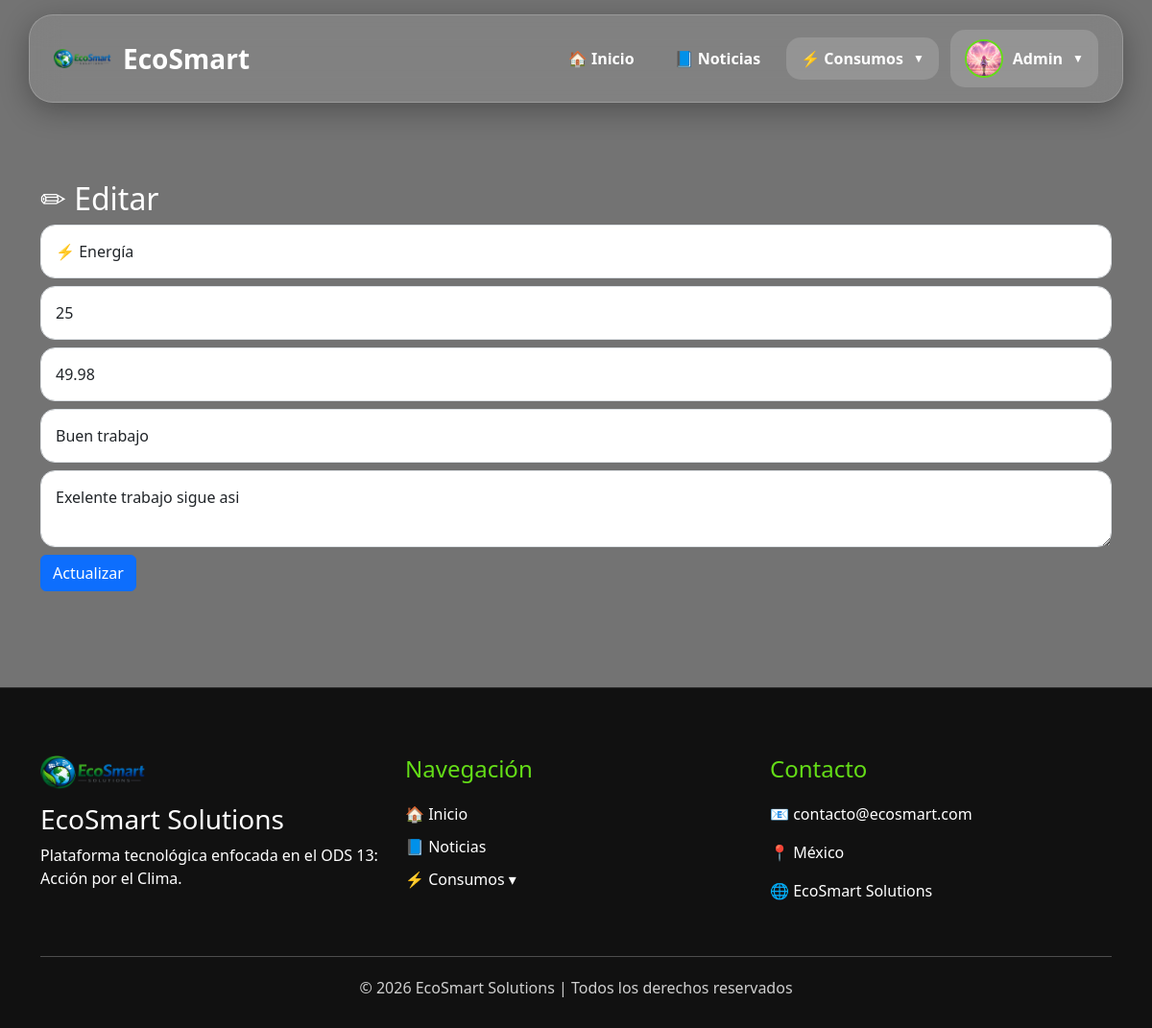
Page /admin/editar_recomendacion.php?id=2 (signed in) on the committed database.
### tables this page shows
CREATE TABLE `recomendaciones` (
  `id` int(11) NOT NULL,
  `tipo` enum('energia','agua','gas') DEFAULT NULL,
  `consumo_min` float DEFAULT NULL,
  `consumo_max` float DEFAULT NULL,
  `titulo` varchar(100) DEFAULT NULL,
  `descripcion` text DEFAULT NULL,
  `activa` tinyint(1) DEFAULT NULL
);

### admin/editar_recomendacion.php (the view, shortened to what this page needs)
<?php
include "../config/conexion.php";
$id = intval($_GET['id']);
$data = mysqli_fetch_assoc(
    mysqli_query($conexion, "SELECT * FROM recomendaciones WHERE id=$id")
);
include "../includes/header.php";
include "../includes/navbar.php";
?>
<div class="container mt-5">
<h2>✏ Editar</h2>
<form method="POST">
<select name="tipo" class="form-control mb-2">
    <option value="energia" <?= $data['tipo']=='energia'?'selected':'' ?>>⚡ Energía</option>
</select>
<input type="number" name="consumo_min" value="<?= $data['consumo_min'] ?>" class="form-control mb-2">
<input type="number" name="consumo_max" value="<?= $data['consumo_max'] ?>" class="form-control mb-2">
<input type="text" name="titulo" value="<?= $data['titulo'] ?>" class="form-control mb-2">
<textarea name="descripcion" class="form-control mb-2"><?= $data['descripcion'] ?></textarea>
<button class="btn btn-primary" name="actualizar">Actualizar</button>
</form>
</div>
<?php include "../includes/footer.php"; ?>

### assets/css/main.css (style rules this page uses)
* { margin:0; padding:0; box-sizing:border-box; }
html { scroll-behavior:smooth; }
body { padding-top:140px; font-family:'Segoe UI',sans-serif; background: linear-gradient( rgba(0,0,0,.55), rgba(0,0,0,.55) ), url('https://images.unsplash.com/photo-1497436072909-f5e4be8c8e8d'); background-size:cover; background-position:center; background-attachment:fixed; color:white; }

### assets/css/forms.css (style rules this page uses)
.form-control { border-radius:15px; padding:15px; }

### rows in the picture
recomendaciones: tipo "⚡ Energía", consumo_min "25", consumo_max "49.98", titulo "Buen trabajo", descripcion "Exelente trabajo sigue asi"

### other values in the picture
$_SESSION['usuario'] "Admin"
